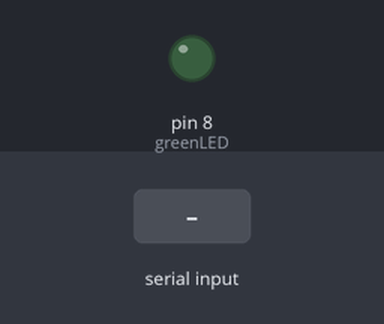
The sketch below on a simulated Arduino Uno, built with avr-gcc and run on an emulated ATmega328P. Shown: output pins drawn as LEDs (lit = HIGH). Dashed ring = blinking. The test bench sets the inputs (shaded band). What the sketch prints to the serial monitor is not drawn.

Above: at 1.2 s.
1.3 s: "90,45\n" received over Serial
At 1.47 s:
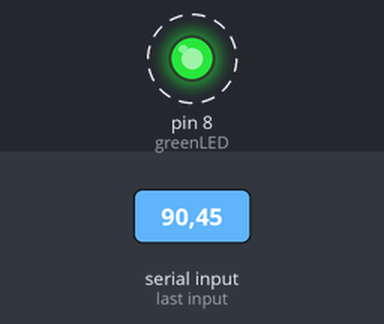
Timing chart, 0 to 10.3 s (numbered marks = the images above; inputs shaded):
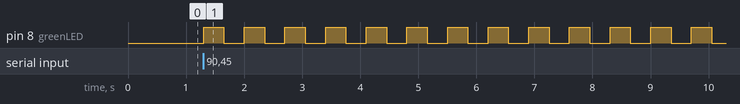

Measured:
- after the input at 1.3 s, pin 8 (greenLED): alternates HIGH for 0.35 s and LOW for 0.35 s, starting at once

The sketch:

09_serial_inputs.ino
```cpp
const int baudRate = 9600;
const int delayTimer = 350; // ms
const int greenLED = 8; // for digital outputs
String prompt = "Enter number of times you want to blink LED: ";

void setup() {
    pinMode(greenLED, OUTPUT);
    Serial.begin(baudRate);
}

void loop() {
    Serial.println(prompt);
    while (Serial.available() == 0) {
        // empty blocking behaviour, wait until something
        // is available in the Serial input buffer
    }
    int blinks = Serial.parseInt();

    // !!! IMPORTANT !!! //
    while(Serial.available() > 0)
        Serial.read();  // consume leftovers like \r or \n from buffer

    // blink those number of times
    for(int i=0; i<blinks; i++) {
        digitalWrite(greenLED, HIGH);
        delay(delayTimer);
        digitalWrite(greenLED, LOW);
        delay(delayTimer);
    }
}
```
